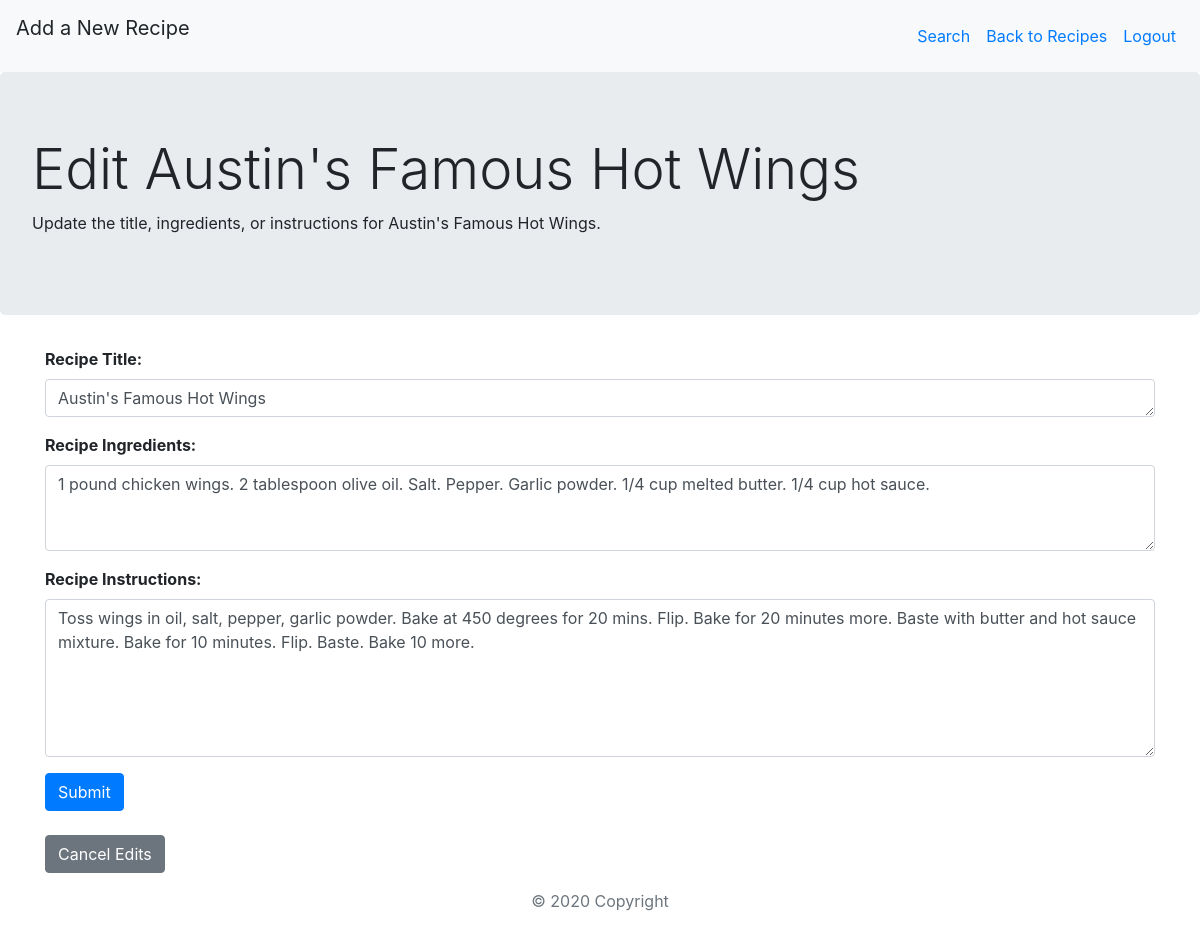
The page /edit/17 (signed in) on the database its author committed.
### recipe_app/models.py (models this page shows)
class Recipe(models.Model):
    title = models.CharField(max_length=225)
    ingredents = models.TextField()
    instructions = models.TextField()
    recipe_creator = models.ForeignKey(User, related_name="chef", on_delete = models.CASCADE)
    image = models.ImageField(upload_to='images/', blank=True, null=True)
    liked_by = models.ManyToManyField(User, related_name="liked_recipes")
    created_at = models.DateTimeField(auto_now_add=True)
    updated_at = models.DateTimeField(auto_now=True)
    objects = RecipeManager()

### recipe_app/views.py (the view)
# urls.py: path('edit/<int:id>', views.edit), #takes you to edit_recipe.html
def edit(request, id):
    if 'id' not in request.session:
        return redirect('/')
    context = {
        'recipe': Recipe.objects.get(id=id)
    }
    return render(request, 'edit_recipe.html', context)

### recipe_app/templates/edit_recipe.html (shortened to what this page needs)
<!DOCTYPE html>
<html lang="en">
    <head>
        {% load static %}
        <link rel="stylesheet" href="{% static 'main.css' %}">
        <link rel="stylesheet" href="https://stackpath.bootstrapcdn.com/bootstrap/4.5.2/css/bootstrap.min.css">
    </head>
    <body>
        <nav class="navbar navbar-expand-sm bg-light">
            <p class="navbar-brand">Add a New Recipe</p>
            <ul class="navbar-nav ml-auto">
                <li class="nav-item">
                    <a class="nav-link" href="/search"> Search </a>
                </li>
                <li class="nav-item">
                    <a class="nav-link" href="/recipe_wall"> Back to Recipes </a>
                </li>
                <li class="nav-item">
                    <a class="nav-link" href="/logout"> Logout </a>
                </li>
            </ul>
        </nav>
        <div class="jumbotron">
            <h1 class="display-4">Edit {{ recipe.title }}</h1>
            <p>Update the title, ingredients, or instructions for {{ recipe.title }}.</p>
        </div>
        <div class="container">
                <div class="row">
                    <div class="col-12">
                        <form action="/update/{{ recipe.id }}" method="POST">
                                <div class="form-group">
                                    <label><b>Recipe Title:</b></label>
                                    <textarea class="form-control" rows="1" cols="100" name="title">{{ recipe.title }}</textarea>
                                </div>
                                <div class="form-group">
                                    <label><b>Recipe Ingredients:</b></label>
                                    <textarea class="form-control" rows="3" cols="100" name="ingredents">{{ recipe.ingredents}}</textarea>
                                </div>
                                <div class="form-group">
                                    <label><b>Recipe Instructions:</b></label>
                                    <textarea class="form-control" rows="6" cols="100" name="instructions">{{ recipe.instructions }}</textarea>
                                </div>
                                <button type="submit" class="btn btn-primary">Submit</button>
                        </form>
                        <br>
                        <a href="/recipe_wall" class="btn btn-secondary">Cancel Edits</a>
                    </div>
                </div>
                <footer class="page-footer font-small text-muted">
                    <div class="footer-copyright text-center py-3">
                        <p>© 2020 Copyright</p>
                    </div>
                </footer>
        </div>
    </body>
</html>

### recipe_app/static/main.css (style rules this page uses)
nav { background-color: #e3f2fd; }

### rows shown on the page
Recipe: title "Austin's Famous Hot Wings", ingredents "1 pound chicken wings. 2 tablespoon olive oil. Salt. Pepper. Garlic powder. 1/4 cup melted butter. 1/4 cup hot sauce.", instructions "Toss wings in oil, salt, pepper, garlic powder. Bake at 450 degrees for 20 mins. Flip. Bake for 20 minutes more. Baste with butter and hot sauce mixture. Bake for 10 minutes. Flip. Baste. Bake 10 more."
